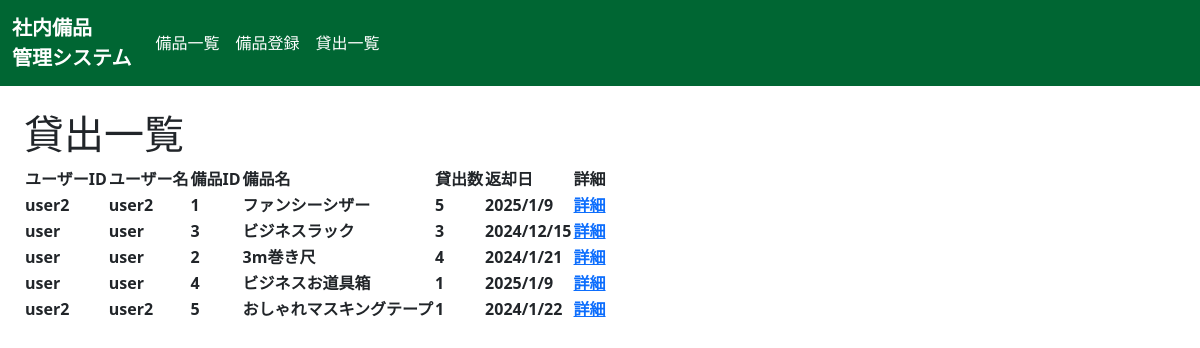
Screenshot of /supplies/lend_list/ (signed in) with the database file from the repository.
### supplies/models.py (models this page shows, shortened)
class Lendingsupplies(models.Model):
    lend = models.IntegerField(choices=LEND)
    date = models.DateField()
    destruction = models.IntegerField(default=0, choices=LEND)
    user = models.ForeignKey('auth.User', on_delete=models.CASCADE)
    lendid = models.ForeignKey(Supplies, on_delete=models.CASCADE)

class Supplies(models.Model):
    title = models.CharField(max_length=100)
    description = models.TextField()
    thumbnail = models.ImageField(null=True, blank=True)
    category = models.CharField(
        max_length=100,
        choices = CATEGORY
    )
    tag = models.CharField(max_length=100,null=True, blank=True)
    lend = models.IntegerField(null=True, blank=True, default=0)
    allsupplies = models.IntegerField(null=True, blank=True)
    stamp = models.IntegerField(null=True, blank=True, default=0)
    borrowed = models.IntegerField(null=True, blank=True,default=0)
    user = models.ForeignKey('auth.User', on_delete=models.CASCADE,null=True, blank=True)
    def __str__(self):
        return self.title

### supplies/views.py (the view)
# urls.py: path('supplies/lend_list/', views.Lendlist.as_view(), name="lend-supplies"),
class Lendlist(LoginRequiredMixin,ListView):
    model = Lendingsupplies
    template_name = 'supplies/lend_list.html'

### supplies/templates/supplies/lend_list.html (shortened to what this page needs)
{% extends 'base.html' %}
{% block h1 %} 貸出一覧 {% endblock %}
{% block content %}
<table>
    <tr>
        <th>ユーザーID</th>
        <th>ユーザー名</th>
        <th>備品ID</th>
        <th>備品名</th>
        <th>貸出数</th>
        <th>返却日</th>
        <th>詳細</th>
    </tr>
    {% for item in object_list %}
    {% if item.lend > 0 %}
    <tr>
        <th>{{ item.user }}</th>
        <th>{{ item.user.username }}</th>
        <th>{{ item.lendid.pk }}</th>
        <th>{{ item.lendid }}</th>
        <th>{{ item.lend }}</th>
        <th>{{ item.date|date:"Y/n/j" }}</th>
        <th><a href="{% url 'detail-supplies' pk=item.lendid.pk %}">詳細</a></th>
    </tr>
    {% endif %}
    {% endfor %}
</table>
{% endblock content %}

### rows the page displays
Lendingsupplies: user "user2", user.username "user2", lendid.pk "1", lendid "ファンシーシザー", lend "5", date "2025/1/9"
Lendingsupplies: user "user", user.username "user", lendid.pk "3", lendid "ビジネスラック", lend "3", date "2024/12/15"
Lendingsupplies: user "user", user.username "user", lendid.pk "2", lendid "3m巻き尺", lend "4", date "2024/1/21"
Lendingsupplies: user "user", user.username "user", lendid.pk "4", lendid "ビジネスお道具箱", lend "1", date "2025/1/9"
Lendingsupplies: user "user2", user.username "user2", lendid.pk "5", lendid "おしゃれマスキングテープ", lend "1", date "2024/1/22"
